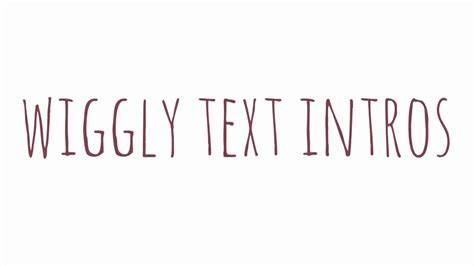
#> input picture TextDetection/text.jpg, 474 x 266 px
$ python main.py
#> lines starting #> are read from the running program, lines starting #| are printed output that depends on the picture
import cv2
import pytesseract

pytesseract.pytesseract.tesseract_cmd = r"C:\Program Files\Tesseract-OCR\tesseract.exe"

img = cv2.imread('text.jpg')
#> img is the input picture: shape (266, 474, 3); mean B, G, R 247.1, 246.6, 248
img = cv2.resize(img, None, fx=0.8, fy=0.8)
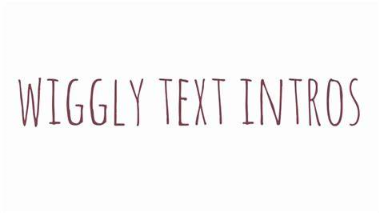
#> img: shape (213, 379, 3); mean B, G, R 247.1, 246.6, 247.9
gray = cv2.cvtColor(img, cv2.COLOR_BGR2GRAY)

#> (the run stopped early here; a loop or call above may not have finished)
